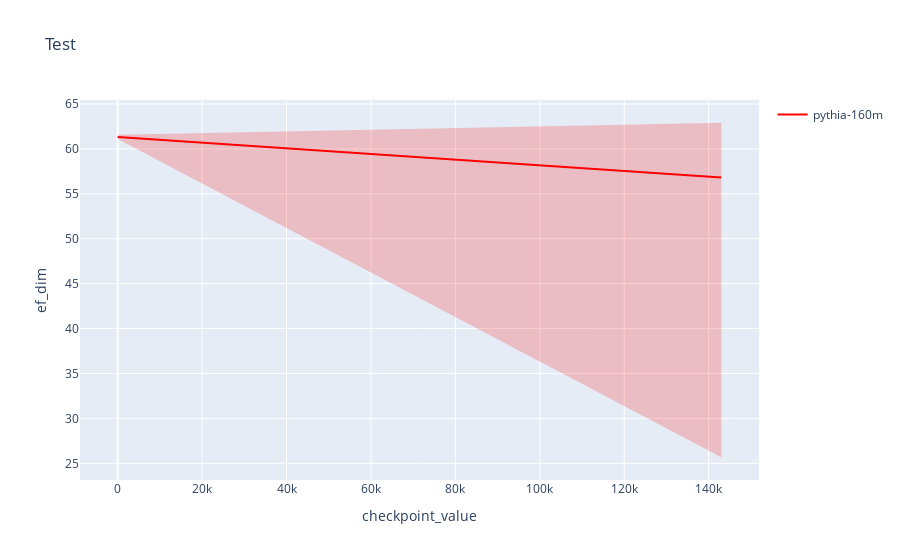

The cell this chart's notebook holds for it:
### Code cell
from pydantic import BaseModel
from typing import List, Dict
from transformer_lens import HookedTransformer

from syntactic_interpretability.metrics.weight_metrics import AttnCircuit, Metric, AttnCircuitsMeasurements
from syntactic_interpretability.visualizations import plot_attn_circuit_measurements

class AttnCircuitConfig(BaseModel):
    model_name_color_dict: Dict[str, str]
    checkpoint_index: List[int]
    attn_circuit: AttnCircuit
    metric: Metric

model_name_color_dict = {'gpt2': 'blue', 'pythia-160m': 'red'}

out = dict(red=[])
for model_name in ['pythia-160m']:
    for i in [0, -1]:
        model = HookedTransformer.from_pretrained(model_name, checkpoint_index=i, device='cpu')
        out[model_name_color_dict.get(model_name)].append(AttnCircuitsMeasurements.from_model(model, ['ov']))
        del model

fig = plot_attn_circuit_measurements(
    out, 
    'ov', 
    'effective_dimension',
    'Test',
    'checkpoint_value',
    'ef_dim'
)

fig.show()

### Figure 1 — Plotly figure (JSON) as saved in the notebook; plotly's stock layout.template omitted (floating-point values rounded to 4 significant figures)
{"data": [{"line": {"color": "rgb(255, 0, 0)"}, "mode": "lines", "name": "pythia-160m", "type": "scatter", "x": [0, 143000], "y": [61.32, 56.81]}, {"line": {"color": "rgba(0,0,0,0)"}, "mode": "lines", "showlegend": false, "type": "scatter", "x": [0, 143000], "y": [61.58, 62.91]}, {"line": {"color": "rgba(0,0,0,0)"}, "mode": "lines", "showlegend": false, "type": "scatter", "x": [0, 143000], "y": [61.1, 25.68]}, {"fill": "toself", "fillcolor": "rgba(255, 0, 0, 0.2)", "line": {"color": "rgba(255,255,255,0)"}, "showlegend": false, "type": "scatter", "x": [0, 143000, 143000, 0], "y": [61.58, 62.91, 25.68, 61.1]}], "layout": {"title": {"text": "Test"}, "xaxis": {"title": {"text": "checkpoint_value"}}, "yaxis": {"title": {"text": "ef_dim"}}}}
